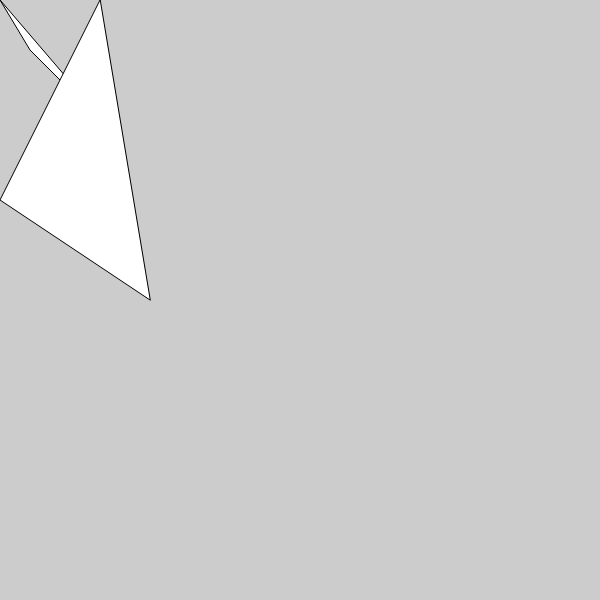
Frame 1 (no input)
Frame 60 (no input): identical to frame 1, image omitted
Frame 120 (the mouse pressed at the canvas centre since frame 60): identical to frame 1, image omitted

The p5.js sketch that drew this single still picture (run headless with seeded random() and noise() and a simulated clock; from frame 60 on, the mouse is pressed at the canvas centre):

// p5.js sketch
// ── sketch.js
/*
note: 
Line (x1, y1, x2, y2); >>> pointStart = (x1, y1); pointEnd = (x2, y2);

triangle(x1, y1, x2, y2, x3, y3);

quad(x1, y1, x2, y2, x3, y3, x4, y4);

rect( x, y, width, height); >>> StartPoint(x, y);

ellipse(x, y, width, height); CenterPoint(x, y);

arc(x, y, width, heigth, start, stop); CenterPoint(x, y); width = width of the circle; height = height
of the circle; start = strat line of the arc; stop = end line of the arc;

*/
function setup() {
  createCanvas(600, 600);
}

function draw() {
  background(204);
  quad(0,0, 30, 50, 70, 90, 120, 140);
  triangle( 100, 0, 0, 200, 150, 300);
  
}
